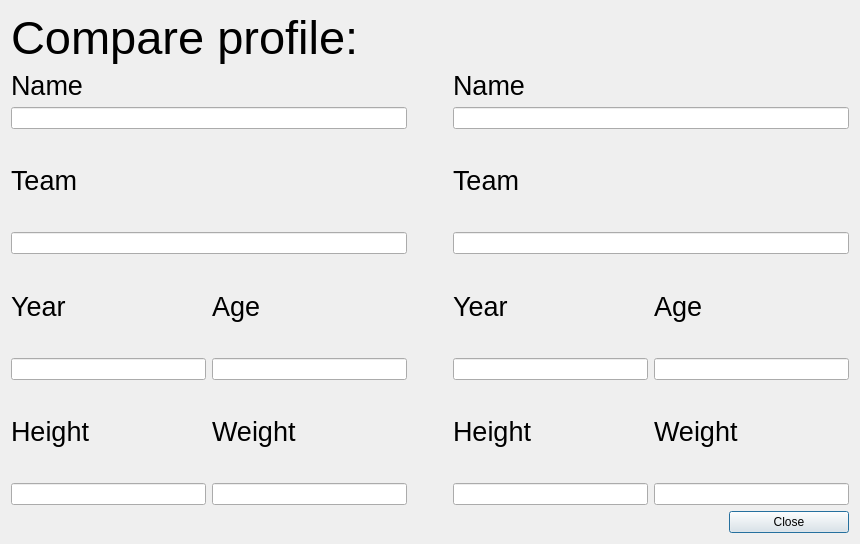
<?xml version="1.0" encoding="UTF-8"?>
<ui version="4.0">
 <class>compare_window</class>
 <widget class="QDialog" name="compare_window">
  <property name="geometry">
   <rect>
    <x>0</x>
    <y>0</y>
    <width>860</width>
    <height>544</height>
   </rect>
  </property>
  <property name="windowTitle">
   <string>Dialog</string>
  </property>
  <layout class="QVBoxLayout" name="verticalLayout_19">
   <item>
    <widget class="QLabel" name="label">
     <property name="font">
      <font>
       <pointsize>35</pointsize>
      </font>
     </property>
     <property name="text">
      <string>Compare profile:</string>
     </property>
    </widget>
   </item>
   <item>
    <layout class="QHBoxLayout" name="horizontalLayout_9">
     <item>
      <layout class="QHBoxLayout" name="horizontalLayout_4">
       <item>
        <layout class="QVBoxLayout" name="verticalLayout" stretch="0,10,10,10">
         <item>
          <layout class="QVBoxLayout" name="verticalLayout_4">
           <item>
            <widget class="QLabel" name="label_3">
             <property name="font">
              <font>
               <pointsize>20</pointsize>
              </font>
             </property>
             <property name="text">
              <string>Name</string>
             </property>
            </widget>
           </item>
           <item>
            <widget class="QLineEdit" name="name_field">
             <property name="enabled">
              <bool>true</bool>
             </property>
             <property name="readOnly">
              <bool>true</bool>
             </property>
            </widget>
           </item>
          </layout>
         </item>
         <item>
          <layout class="QVBoxLayout" name="verticalLayout_6">
           <item>
            <widget class="QLabel" name="label_5">
             <property name="font">
              <font>
               <pointsize>20</pointsize>
              </font>
             </property>
             <property name="text">
              <string>Team</string>
             </property>
            </widget>
           </item>
           <item>
            <widget class="QLineEdit" name="team_field">
             <property name="enabled">
              <bool>true</bool>
             </property>
             <property name="readOnly">
              <bool>true</bool>
             </property>
            </widget>
           </item>
          </layout>
         </item>
         <item>
          <layout class="QVBoxLayout" name="verticalLayout_2">
           <item>
            <layout class="QHBoxLayout" name="horizontalLayout">
             <item>
              <layout class="QVBoxLayout" name="verticalLayout_5">
               <item>
                <widget class="QLabel" name="label_4">
                 <property name="font">
                  <font>
                   <pointsize>20</pointsize>
                  </font>
                 </property>
                 <property name="text">
                  <string>Year</string>
                 </property>
                </widget>
               </item>
               <item>
                <widget class="QLineEdit" name="year_field">
                 <property name="enabled">
                  <bool>true</bool>
                 </property>
                 <property name="readOnly">
                  <bool>true</bool>
                 </property>
                </widget>
               </item>
              </layout>
             </item>
             <item>
              <layout class="QVBoxLayout" name="verticalLayout_7">
               <item>
                <widget class="QLabel" name="label_6">
                 <property name="font">
                  <font>
                   <pointsize>20</pointsize>
                  </font>
                 </property>
                 <property name="text">
                  <string>Age</string>
                 </property>
                </widget>
               </item>
               <item>
                <widget class="QLineEdit" name="age_field">
                 <property name="enabled">
                  <bool>true</bool>
                 </property>
                 <property name="readOnly">
                  <bool>true</bool>
                 </property>
                </widget>
               </item>
              </layout>
             </item>
            </layout>
           </item>
          </layout>
         </item>
         <item>
          <layout class="QVBoxLayout" name="verticalLayout_3">
           <item>
            <layout class="QHBoxLayout" name="horizontalLayout_2">
             <item>
              <layout class="QVBoxLayout" name="verticalLayout_9">
               <item>
                <widget class="QLabel" name="label_8">
                 <property name="font">
                  <font>
                   <pointsize>20</pointsize>
                  </font>
                 </property>
                 <property name="text">
                  <string>Height</string>
                 </property>
                </widget>
               </item>
               <item>
                <widget class="QLineEdit" name="height_field">
                 <property name="enabled">
                  <bool>true</bool>
                 </property>
                 <property name="readOnly">
                  <bool>true</bool>
                 </property>
                </widget>
               </item>
              </layout>
             </item>
             <item>
              <layout class="QVBoxLayout" name="verticalLayout_10">
               <item>
                <widget class="QLabel" name="label_9">
                 <property name="font">
                  <font>
                   <pointsize>20</pointsize>
                  </font>
                 </property>
                 <property name="text">
                  <string>Weight</string>
                 </property>
                </widget>
               </item>
               <item>
                <widget class="QLineEdit" name="weight_field">
                 <property name="enabled">
                  <bool>true</bool>
                 </property>
                 <property name="readOnly">
                  <bool>true</bool>
                 </property>
                </widget>
               </item>
              </layout>
             </item>
            </layout>
           </item>
          </layout>
         </item>
        </layout>
       </item>
      </layout>
     </item>
     <item>
      <spacer name="horizontalSpacer_2">
       <property name="orientation">
        <enum>Qt::Horizontal</enum>
       </property>
       <property name="sizeType">
        <enum>QSizePolicy::Fixed</enum>
       </property>
       <property name="sizeHint" stdset="0">
        <size>
         <width>40</width>
         <height>20</height>
        </size>
       </property>
      </spacer>
     </item>
     <item>
      <layout class="QHBoxLayout" name="horizontalLayout_6">
       <item>
        <layout class="QVBoxLayout" name="verticalLayout_8" stretch="0,10,10,10">
         <item>
          <layout class="QVBoxLayout" name="verticalLayout_11">
           <item>
            <widget class="QLabel" name="label_7">
             <property name="font">
              <font>
               <pointsize>20</pointsize>
              </font>
             </property>
             <property name="text">
              <string>Name</string>
             </property>
            </widget>
           </item>
           <item>
            <widget class="QLineEdit" name="name_field_2">
             <property name="enabled">
              <bool>true</bool>
             </property>
             <property name="readOnly">
              <bool>true</bool>
             </property>
            </widget>
           </item>
          </layout>
         </item>
         <item>
          <layout class="QVBoxLayout" name="verticalLayout_12">
           <item>
            <widget class="QLabel" name="label_10">
             <property name="font">
              <font>
               <pointsize>20</pointsize>
              </font>
             </property>
             <property name="text">
              <string>Team</string>
             </property>
            </widget>
           </item>
           <item>
            <widget class="QLineEdit" name="team_field_2">
             <property name="enabled">
              <bool>true</bool>
             </property>
             <property name="readOnly">
              <bool>true</bool>
             </property>
            </widget>
           </item>
          </layout>
         </item>
         <item>
          <layout class="QVBoxLayout" name="verticalLayout_13">
           <item>
            <layout class="QHBoxLayout" name="horizontalLayout_3">
             <item>
              <layout class="QVBoxLayout" name="verticalLayout_14">
               <item>
                <widget class="QLabel" name="label_11">
                 <property name="font">
                  <font>
                   <pointsize>20</pointsize>
                  </font>
                 </property>
                 <property name="text">
                  <string>Year</string>
                 </property>
                </widget>
               </item>
               <item>
                <widget class="QLineEdit" name="year_field_2">
                 <property name="enabled">
                  <bool>true</bool>
                 </property>
                 <property name="readOnly">
                  <bool>true</bool>
                 </property>
                </widget>
               </item>
              </layout>
             </item>
             <item>
              <layout class="QVBoxLayout" name="verticalLayout_15">
               <item>
                <widget class="QLabel" name="label_12">
                 <property name="font">
                  <font>
                   <pointsize>20</pointsize>
                  </font>
                 </property>
                 <property name="text">
                  <string>Age</string>
                 </property>
                </widget>
               </item>
               <item>
                <widget class="QLineEdit" name="age_field_2">
                 <property name="enabled">
                  <bool>true</bool>
                 </property>
                 <property name="readOnly">
                  <bool>true</bool>
                 </property>
                </widget>
               </item>
              </layout>
             </item>
            </layout>
           </item>
          </layout>
         </item>
         <item>
          <layout class="QVBoxLayout" name="verticalLayout_16">
           <item>
            <layout class="QHBoxLayout" name="horizontalLayout_7">
             <item>
              <layout class="QVBoxLayout" name="verticalLayout_17">
               <item>
                <widget class="QLabel" name="label_13">
                 <property name="font">
                  <font>
                   <pointsize>20</pointsize>
                  </font>
                 </property>
                 <property name="text">
                  <string>Height</string>
                 </property>
                </widget>
               </item>
               <item>
                <widget class="QLineEdit" name="height_field_2">
                 <property name="enabled">
                  <bool>true</bool>
                 </property>
                 <property name="readOnly">
                  <bool>true</bool>
                 </property>
                </widget>
               </item>
              </layout>
             </item>
             <item>
              <layout class="QVBoxLayout" name="verticalLayout_18">
               <item>
                <widget class="QLabel" name="label_14">
                 <property name="font">
                  <font>
                   <pointsize>20</pointsize>
                  </font>
                 </property>
                 <property name="text">
                  <string>Weight</string>
                 </property>
                </widget>
               </item>
               <item>
                <widget class="QLineEdit" name="weight_field_2">
                 <property name="enabled">
                  <bool>true</bool>
                 </property>
                 <property name="readOnly">
                  <bool>true</bool>
                 </property>
                </widget>
               </item>
              </layout>
             </item>
            </layout>
           </item>
          </layout>
         </item>
        </layout>
       </item>
      </layout>
     </item>
    </layout>
   </item>
   <item>
    <layout class="QHBoxLayout" name="horizontalLayout_5" stretch="90,15">
     <item>
      <spacer name="horizontalSpacer">
       <property name="orientation">
        <enum>Qt::Horizontal</enum>
       </property>
       <property name="sizeHint" stdset="0">
        <size>
         <width>40</width>
         <height>20</height>
        </size>
       </property>
      </spacer>
     </item>
     <item>
      <widget class="QPushButton" name="close_button">
       <property name="text">
        <string>Close</string>
       </property>
      </widget>
     </item>
    </layout>
   </item>
  </layout>
 </widget>
 <resources/>
 <connections/>
</ui>
